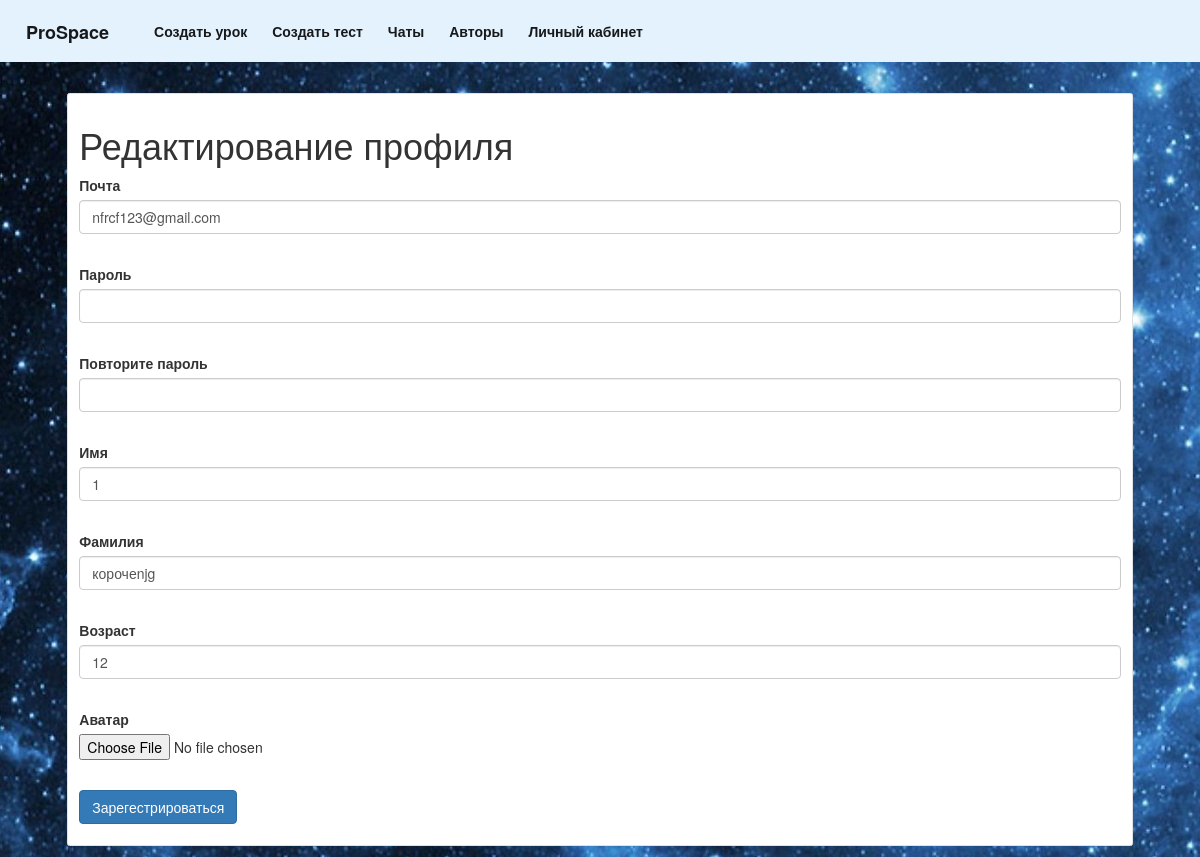
Page /settings/edit (signed in) on the earlier database version.
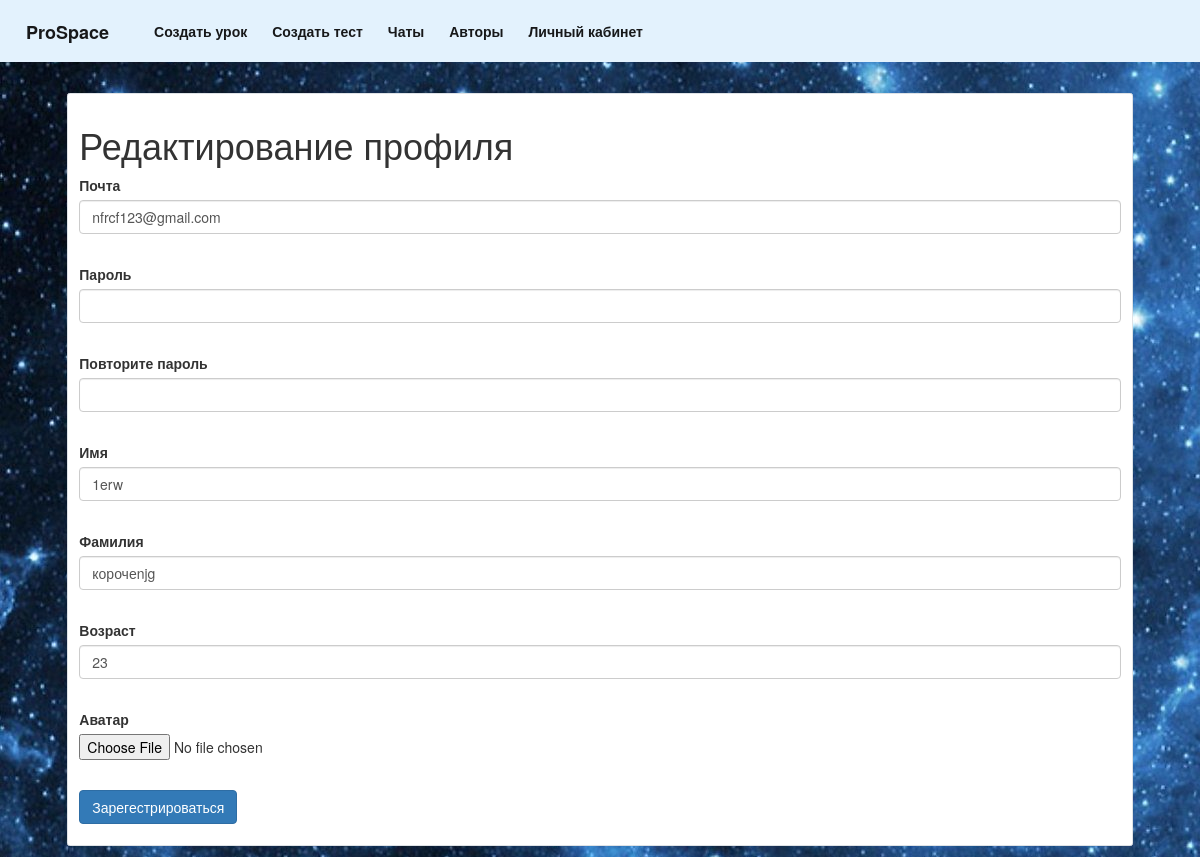
Same page on the later database version.
### data/users.py (models this page shows, shortened)
class User(SqlAlchemyBase, UserMixin, SerializerMixin):
    __tablename__ = 'users'
    id = sqlalchemy.Column(sqlalchemy.Integer,
                           primary_key=True, autoincrement=True)
    surname = sqlalchemy.Column(sqlalchemy.String, nullable=False)
    name = sqlalchemy.Column(sqlalchemy.String, nullable=False)
    age = sqlalchemy.Column(sqlalchemy.Integer, nullable=False)
    email = sqlalchemy.Column(sqlalchemy.String, nullable=False, unique=True)
    hashed_password = sqlalchemy.Column(sqlalchemy.String, nullable=False)
    modified_date = sqlalchemy.Column(sqlalchemy.DateTime, nullable=False, default=datetime.datetime.now)
    type = sqlalchemy.Column(sqlalchemy.Integer, nullable=False)
    tests = sqlalchemy.Column(sqlalchemy.String, nullable=True)
    avatar = sqlalchemy.Column(sqlalchemy.String)
    count = sqlalchemy.Column(sqlalchemy.Integer, default=0)
    lesson = orm.relationship("Lesson", back_populates='user')
    tasks = orm.relationship("Task", back_populates='user')
    scores = orm.relationship("Scores", back_populates='user')

### server.py (the view, shortened to what this page needs)
@app.route('/settings/edit', methods=['GET', 'POST'])
def edit_user():
    form = RegisterForm()
    if request.method == "GET":
        db_sess = db_session.create_session()
        user = db_sess.query(User).get(current_user.id)
        if user:
            form.email.data = user.email
            form.name.data = user.name
            form.surname.data = user.surname
            form.age.data = user.age
        else:
            abort(404)
    return render_template('edit_user.html',
                           title='Редактирование профиля',
                           form=form,
                           url='')

### forms/user.py
class RegisterForm(FlaskForm):
    email = EmailField('Почта', validators=[DataRequired()])
    password = PasswordField('Пароль', validators=[DataRequired()])
    password_again = PasswordField('Повторите пароль', validators=[DataRequired()])
    name = StringField('Имя', validators=[DataRequired()])
    surname = StringField('Фамилия', validators=[DataRequired()])
    age = IntegerField('Возраст', validators=[DataRequired()])
    photo = FileField('Аватар', validators=[FileAllowed(['jpg', 'png'], 'Только картинки')])
    type = SelectField('Должность', validators=[DataRequired()], coerce=int, choices=[(1, 'Ученик'),
                                                                                      (2, 'Учитель')])
    submit = SubmitField('Зарегестрироваться')

### data/db_session.py (called while the page is built)
def create_session() -> Session:
    global __factory
    return __factory()

### server.py (called while the page is built)
@login_manager.user_loader
def load_user(user_id):
    db_sess = db_session.create_session()
    return db_sess.query(User).get(user_id)

### templates/edit_user.html (shortened to what this page needs)
{% extends "base.html" %}
{% block content %}
<div class="border rounded" style="padding:1% 1%; margin:1% 2%; background: white;">
    <h1>{{title}}</h1>
    <form action="" method="post" enctype="multipart/form-data">
        <p>
            {{ form.email.label }}<br>
            {{ form.email(class="form-control", type="email") }}<br>
        </p>
        <p>
            {{ form.password.label }}<br>
            {{ form.password(class="form-control", type="password") }}<br>
        </p>
        <p>
            {{ form.password_again.label }}<br>
            {{ form.password_again(class="form-control", type="password") }}<br>
        </p>
        <p>
            {{ form.name.label }}<br>
            {{ form.name(class="form-control") }}<br>
        </p>
        <p>
            {{ form.surname.label }}<br>
            {{ form.surname(class="form-control") }}<br>
        </p>
        <p>
            {{ form.age.label }}<br>
            {{ form.age(class="form-control") }}<br>
        </p>
        <p>
            {{ form.photo.label }}<br>
            {{ form.photo }}<br>
        </p>
        <p>{{ form.submit(type="submit", class="btn btn-primary") }}</p>
    </form>
</div>
{% endblock %}

Differences in the rows shown:
changed User "nfrcf123@gmail.com": name "1" → "1erw"; age "12" → "23"
